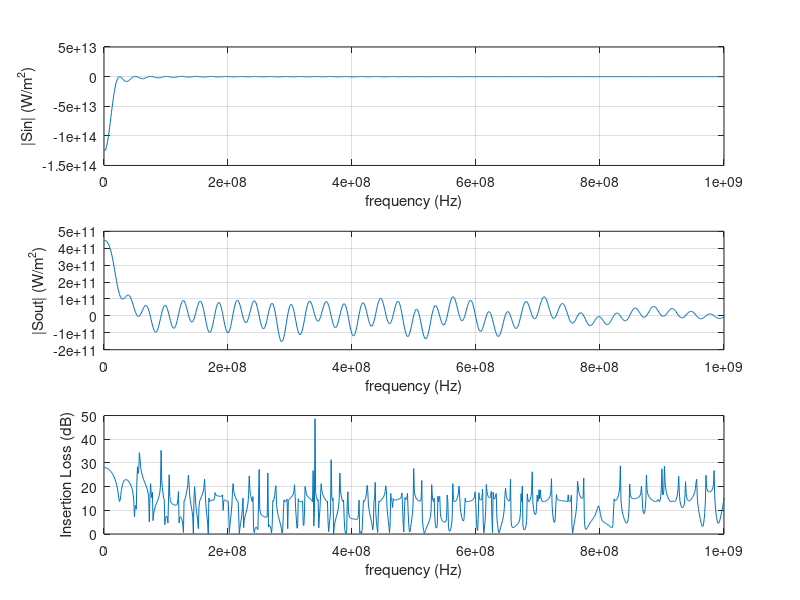

MATLAB code for this plot:
clc;clear all;
f=fopen('Flux.txt');
l=fgetl(f);
i=1;
while ischar(l)
    %%disp(l);
    text{i}=l;
    data{i}=sscanf(text{i},'%f , %f , %f');
    A1(i)=data{i}(1);
    A2(i)=data{i}(2);
    A3(i)=data{i}(3);
    l=fgetl(f);
    i=i+1;
end

epsr=10;
a0=1e-1;%0.1mm
c0=2.99792458e8;%Speed of Light (m/s)
f0=c0/a0;%3000GHz
t0=1/f0;%0.33e-12 (s)
mu0=4*pi*(1e-7);% (H/m)
eps0=8.854187817e-12;% (F/m)
I0=1; %(A)
E0=I0/(a0*eps0*c0);%Electric Field
D0=I0/(a0*c0);%Electric Displacement Field
B0=I0/(a0*eps0*c0*c0);%Magnetic Field
H0=I0/(a0);%Magnetizing Field
S0=(I0*I0)/(eps0*c0*a0*a0);%//Poynting Vector


hold on;

subplot(3,1,1)
%A=A2);%/max(abs(A2));%Flux_in
%B=abs(A3);%/max(abs(A2));%Flux_out
min=0001;
max=1000;
plot(A1(min:max)*f0,-A2(min:max)*S0);
%axis([0 1.5e9 0 2e9]);
ylabel('|Sin| (W/m^2)');
xlabel('frequency (Hz)');
grid('on')

subplot(3,1,2)
plot(A1(min:max)*f0,-A3(min:max)*S0);
%axis([0 1.5e9 0 3e7]);
ylabel('|Sout| (W/m^2)');
xlabel('frequency (Hz)');
grid('on')

subplot(3,1,3)
C=(10*log10(A2./A3));
plot(f0*A1(min:max),abs(C(min:max)));
%axis([0 1.5e9 10.385 10.4]);
ylabel('Insertion Loss (dB)');
xlabel('frequency (Hz)');
grid('on')
